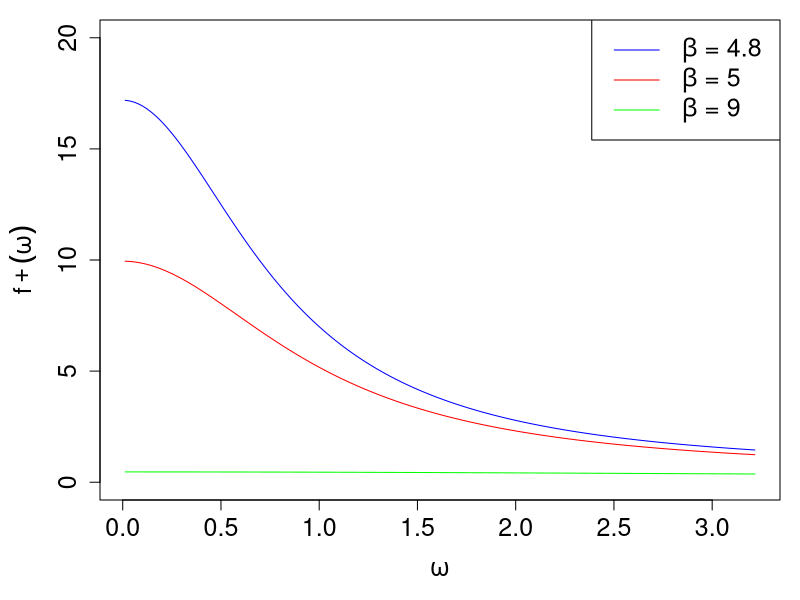

The R script that drew this image:
k_seq=seq(1,256, by=1)
n=500
omega = 2*pi*k_seq/n #n=Big_t here

nu=0.5
alpha=4
beta=5


#theoretical spectrum 
t1 =  nu*beta/((2*pi)*(beta-alpha))
t2 = alpha*((2*beta)-alpha)
t3 = ((beta-alpha)^2) + (omega)^2
f_omega = t1* (1+(t2/t3))

#plot
par(mar=c(5,5,1,1))
plot(omega,f_omega,type='l',col='red', xlab=expression(omega), ylab=expression(f+(omega)), ylim=c(0,20), cex.lab=1.5, cex.axis=1.5)

#different example 

nu=0.5
alpha=4
beta=4.8


#theoretical spectrum 
t1 =  nu*beta/((2*pi)*(beta-alpha))
t2 = alpha*((2*beta)-alpha)
t3 = ((beta-alpha)^2) + (omega)^2
f_omega = t1* (1+(t2/t3))
lines(omega,f_omega,type='l',col='blue')

#different example 
nu=0.5
alpha=4
beta=9
t1 =  nu*beta/((2*pi)*(beta-alpha))
t2 = alpha*((2*beta)-alpha)
t3 = ((beta-alpha)^2) + (omega)^2
f_omega = t1* (1+(t2/t3))
lines(omega,f_omega,type='l',col='green')

legend("topright", c(expression(beta~ "= 4.8 "), expression(beta~"= 5 "), expression(beta~"= 9 ")), lty=c(1,1,1), col=c("blue", "red", "green"), cex=1.5) 
